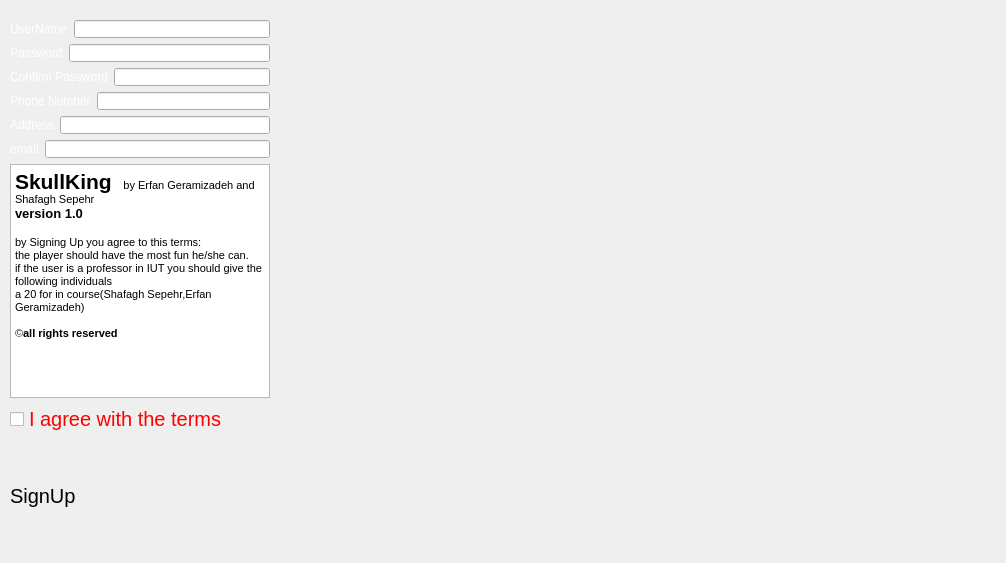
<?xml version="1.0" encoding="UTF-8"?>
<ui version="4.0">
 <class>SignUp</class>
 <widget class="QDialog" name="SignUp">
  <property name="geometry">
   <rect>
    <x>0</x>
    <y>0</y>
    <width>1006</width>
    <height>563</height>
   </rect>
  </property>
  <property name="windowTitle">
   <string>Dialog</string>
  </property>
  <property name="styleSheet">
   <string notr="true">#SignUp {border-image: url(:/images/images/back.jpg) 0 0 0 0 
;}</string>
  </property>
  <widget class="QPushButton" name="start">
   <property name="geometry">
    <rect>
     <x>10</x>
     <y>440</y>
     <width>261</width>
     <height>111</height>
    </rect>
   </property>
   <property name="font">
    <font>
     <pointsize>15</pointsize>
    </font>
   </property>
   <property name="styleSheet">
    <string notr="true">#start{border-image:url(:/images/images/ship.jpg);border-radius:10px;text-align:left;}</string>
   </property>
   <property name="text">
    <string>SignUp</string>
   </property>
  </widget>
  <widget class="QWidget" name="">
   <property name="geometry">
    <rect>
     <x>10</x>
     <y>20</y>
     <width>260</width>
     <height>414</height>
    </rect>
   </property>
   <layout class="QVBoxLayout" name="verticalLayout_2">
    <item>
     <layout class="QVBoxLayout" name="verticalLayout">
      <item>
       <layout class="QHBoxLayout" name="horizontalLayout">
        <item>
         <widget class="QLabel" name="user">
          <property name="styleSheet">
           <string notr="true">#user{color:white;}</string>
          </property>
          <property name="text">
           <string>UserName</string>
          </property>
         </widget>
        </item>
        <item>
         <widget class="QLineEdit" name="userL">
          <property name="font">
           <font>
            <italic>true</italic>
           </font>
          </property>
          <property name="styleSheet">
           <string notr="true">#userL{border-image:
url(:/images/images/gameground.png);
padding-left:10px;

}</string>
          </property>
          <property name="cursorPosition">
           <number>0</number>
          </property>
         </widget>
        </item>
       </layout>
      </item>
      <item>
       <layout class="QHBoxLayout" name="horizontalLayout_2">
        <item>
         <widget class="QLabel" name="Pass">
          <property name="styleSheet">
           <string notr="true">#Pass
{color:white;}</string>
          </property>
          <property name="text">
           <string>Password</string>
          </property>
         </widget>
        </item>
        <item>
         <widget class="QLineEdit" name="passL">
          <property name="font">
           <font>
            <italic>true</italic>
           </font>
          </property>
          <property name="styleSheet">
           <string notr="true">#passL{border-image:
url(:/images/images/gameground.png);
padding-left:10px;

}</string>
          </property>
          <property name="echoMode">
           <enum>QLineEdit::Password</enum>
          </property>
          <property name="cursorPosition">
           <number>0</number>
          </property>
         </widget>
        </item>
       </layout>
      </item>
      <item>
       <layout class="QHBoxLayout" name="horizontalLayout_4">
        <item>
         <widget class="QLabel" name="confirm">
          <property name="styleSheet">
           <string notr="true">#confirm
{color:white;}</string>
          </property>
          <property name="text">
           <string>Confirm Password</string>
          </property>
         </widget>
        </item>
        <item>
         <widget class="QLineEdit" name="ConfirmL">
          <property name="font">
           <font>
            <italic>true</italic>
           </font>
          </property>
          <property name="styleSheet">
           <string notr="true">#ConfirmL{border-image:
url(:/images/images/gameground.png);
padding-left:10px;

}</string>
          </property>
          <property name="echoMode">
           <enum>QLineEdit::Password</enum>
          </property>
          <property name="cursorPosition">
           <number>0</number>
          </property>
         </widget>
        </item>
       </layout>
      </item>
      <item>
       <layout class="QHBoxLayout" name="horizontalLayout_5">
        <item>
         <widget class="QLabel" name="phone">
          <property name="styleSheet">
           <string notr="true">#phone
{color:white;}</string>
          </property>
          <property name="text">
           <string>Phone Number</string>
          </property>
         </widget>
        </item>
        <item>
         <widget class="QLineEdit" name="phoneL">
          <property name="font">
           <font>
            <italic>true</italic>
           </font>
          </property>
          <property name="styleSheet">
           <string notr="true">#phoneL{border-image:
url(:/images/images/gameground.png);
padding-left:10px;

}</string>
          </property>
          <property name="echoMode">
           <enum>QLineEdit::Normal</enum>
          </property>
          <property name="cursorPosition">
           <number>0</number>
          </property>
         </widget>
        </item>
       </layout>
      </item>
      <item>
       <layout class="QHBoxLayout" name="horizontalLayout_6">
        <item>
         <widget class="QLabel" name="adr">
          <property name="styleSheet">
           <string notr="true">#adr
{color:white;}</string>
          </property>
          <property name="text">
           <string>Address</string>
          </property>
         </widget>
        </item>
        <item>
         <widget class="QLineEdit" name="adrL">
          <property name="font">
           <font>
            <italic>true</italic>
           </font>
          </property>
          <property name="styleSheet">
           <string notr="true">#adrL{border-image:
url(:/images/images/gameground.png);
padding-left:10px;

}</string>
          </property>
          <property name="echoMode">
           <enum>QLineEdit::Normal</enum>
          </property>
          <property name="cursorPosition">
           <number>0</number>
          </property>
         </widget>
        </item>
       </layout>
      </item>
      <item>
       <layout class="QHBoxLayout" name="horizontalLayout_7">
        <item>
         <widget class="QLabel" name="email">
          <property name="styleSheet">
           <string notr="true">#email
{color:white;}</string>
          </property>
          <property name="text">
           <string>email</string>
          </property>
         </widget>
        </item>
        <item>
         <widget class="QLineEdit" name="emailL">
          <property name="font">
           <font>
            <italic>true</italic>
           </font>
          </property>
          <property name="styleSheet">
           <string notr="true">#emailL{border-image:
url(:/images/images/gameground.png);
padding-left:10px;

}</string>
          </property>
          <property name="echoMode">
           <enum>QLineEdit::Normal</enum>
          </property>
          <property name="cursorPosition">
           <number>0</number>
          </property>
         </widget>
        </item>
       </layout>
      </item>
      <item>
       <widget class="QTextEdit" name="textEdit">
        <property name="html">
         <string>&lt;!DOCTYPE HTML PUBLIC &quot;-//W3C//DTD HTML 4.0//EN&quot; &quot;http://www.w3.org/TR/REC-html40/strict.dtd&quot;&gt;
&lt;html&gt;&lt;head&gt;&lt;meta name=&quot;qrichtext&quot; content=&quot;1&quot; /&gt;&lt;style type=&quot;text/css&quot;&gt;
p, li { white-space: pre-wrap; }
&lt;/style&gt;&lt;/head&gt;&lt;body style=&quot; font-family:'MS Shell Dlg 2'; font-size:7.8pt; font-weight:400; font-style:normal;&quot;&gt;
&lt;p style=&quot; margin-top:0px; margin-bottom:0px; margin-left:0px; margin-right:0px; -qt-block-indent:0; text-indent:0px;&quot;&gt;&lt;span style=&quot; font-size:16pt; font-weight:600;&quot;&gt;SkullKing  &lt;/span&gt;&lt;span style=&quot; font-size:8pt;&quot;&gt;by Erfan Geramizadeh and Shafagh Sepehr&lt;/span&gt;&lt;/p&gt;
&lt;p style=&quot; margin-top:0px; margin-bottom:0px; margin-left:0px; margin-right:0px; -qt-block-indent:0; text-indent:0px;&quot;&gt;&lt;span style=&quot; font-size:10pt; font-weight:600;&quot;&gt;version 1.0&lt;/span&gt;&lt;/p&gt;
&lt;p style=&quot;-qt-paragraph-type:empty; margin-top:0px; margin-bottom:0px; margin-left:0px; margin-right:0px; -qt-block-indent:0; text-indent:0px; font-size:10pt; font-weight:600;&quot;&gt;&lt;br /&gt;&lt;/p&gt;
&lt;p style=&quot; margin-top:0px; margin-bottom:0px; margin-left:0px; margin-right:0px; -qt-block-indent:0; text-indent:0px;&quot;&gt;&lt;span style=&quot; font-size:8pt;&quot;&gt;by Signing Up you agree to this terms:&lt;/span&gt;&lt;/p&gt;
&lt;p style=&quot; margin-top:0px; margin-bottom:0px; margin-left:0px; margin-right:0px; -qt-block-indent:0; text-indent:0px;&quot;&gt;&lt;span style=&quot; font-size:8pt;&quot;&gt;the player should have the most fun he/she can.&lt;/span&gt;&lt;/p&gt;
&lt;p style=&quot; margin-top:0px; margin-bottom:0px; margin-left:0px; margin-right:0px; -qt-block-indent:0; text-indent:0px;&quot;&gt;&lt;span style=&quot; font-size:8pt;&quot;&gt;if the user is a professor in IUT you should give the following individuals &lt;/span&gt;&lt;/p&gt;
&lt;p style=&quot; margin-top:0px; margin-bottom:0px; margin-left:0px; margin-right:0px; -qt-block-indent:0; text-indent:0px;&quot;&gt;&lt;span style=&quot; font-size:8pt;&quot;&gt;a 20 for in course(Shafagh Sepehr,Erfan Geramizadeh)&lt;/span&gt;&lt;/p&gt;
&lt;p style=&quot;-qt-paragraph-type:empty; margin-top:0px; margin-bottom:0px; margin-left:0px; margin-right:0px; -qt-block-indent:0; text-indent:0px; font-size:8pt;&quot;&gt;&lt;br /&gt;&lt;/p&gt;
&lt;p style=&quot; margin-top:0px; margin-bottom:0px; margin-left:0px; margin-right:0px; -qt-block-indent:0; text-indent:0px;&quot;&gt;&lt;span style=&quot; font-family:'Google Sans','arial','sans-serif'; font-size:8pt; color:#202124; background-color:#ffffff;&quot;&gt;©&lt;/span&gt;&lt;span style=&quot; font-size:8pt; font-weight:600;&quot;&gt;all rights reserved&lt;/span&gt;&lt;/p&gt;&lt;/body&gt;&lt;/html&gt;</string>
        </property>
       </widget>
      </item>
      <item>
       <widget class="QCheckBox" name="agree">
        <property name="styleSheet">
         <string notr="true">#agree{color:red;font-size:20px;}</string>
        </property>
        <property name="text">
         <string>I agree with the terms</string>
        </property>
       </widget>
      </item>
     </layout>
    </item>
   </layout>
  </widget>
 </widget>
 <resources/>
 <connections/>
</ui>
